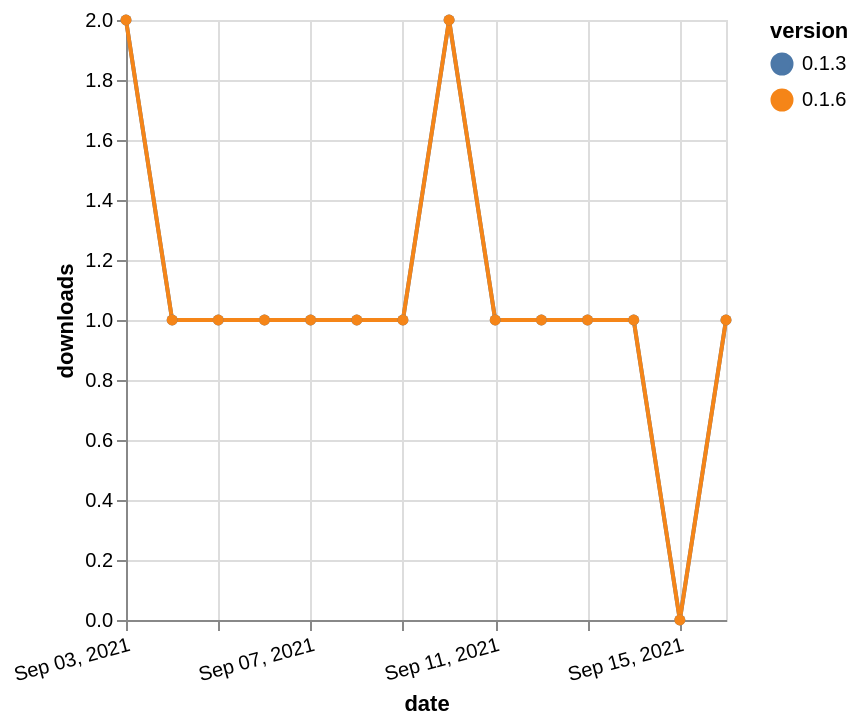

Express this chart as Vega-Lite.
### Vega-Lite specification from a JSON file in a GitHub repository (floating-point values rounded to 4 significant figures)
{"$schema": "https://vega.github.io/schema/vega-lite/v5.json", "description": "A simple bar chart with embedded data.", "data": {"values": [{"date": "2021-09-03", "total": 140, "delta": 2, "version": "0.1.3"}, {"date": "2021-09-04", "total": 141, "delta": 1, "version": "0.1.3"}, {"date": "2021-09-05", "total": 142, "delta": 1, "version": "0.1.3"}, {"date": "2021-09-06", "total": 143, "delta": 1, "version": "0.1.3"}, {"date": "2021-09-07", "total": 144, "delta": 1, "version": "0.1.3"}, {"date": "2021-09-08", "total": 145, "delta": 1, "version": "0.1.3"}, {"date": "2021-09-09", "total": 146, "delta": 1, "version": "0.1.3"}, {"date": "2021-09-10", "total": 148, "delta": 2, "version": "0.1.3"}, {"date": "2021-09-11", "total": 149, "delta": 1, "version": "0.1.3"}, {"date": "2021-09-12", "total": 150, "delta": 1, "version": "0.1.3"}, {"date": "2021-09-13", "total": 151, "delta": 1, "version": "0.1.3"}, {"date": "2021-09-14", "total": 152, "delta": 1, "version": "0.1.3"}, {"date": "2021-09-15", "total": 152, "delta": 0, "version": "0.1.3"}, {"date": "2021-09-16", "total": 153, "delta": 1, "version": "0.1.3"}, {"date": "2021-09-03", "total": 134, "delta": 2, "version": "0.1.6"}, {"date": "2021-09-04", "total": 135, "delta": 1, "version": "0.1.6"}, {"date": "2021-09-05", "total": 136, "delta": 1, "version": "0.1.6"}, {"date": "2021-09-06", "total": 137, "delta": 1, "version": "0.1.6"}, {"date": "2021-09-07", "total": 138, "delta": 1, "version": "0.1.6"}, {"date": "2021-09-08", "total": 139, "delta": 1, "version": "0.1.6"}, {"date": "2021-09-09", "total": 140, "delta": 1, "version": "0.1.6"}, {"date": "2021-09-10", "total": 142, "delta": 2, "version": "0.1.6"}, {"date": "2021-09-11", "total": 143, "delta": 1, "version": "0.1.6"}, {"date": "2021-09-12", "total": 144, "delta": 1, "version": "0.1.6"}, {"date": "2021-09-13", "total": 145, "delta": 1, "version": "0.1.6"}, {"date": "2021-09-14", "total": 146, "delta": 1, "version": "0.1.6"}, {"date": "2021-09-15", "total": 146, "delta": 0, "version": "0.1.6"}, {"date": "2021-09-16", "total": 147, "delta": 1, "version": "0.1.6"}]}, "width": "container", "mark": {"type": "line", "point": {"filled": true}}, "encoding": {"x": {"field": "date", "type": "temporal", "timeUnit": "yearmonthdate", "title": "date", "axis": {"labelAngle": -15}}, "y": {"field": "delta", "type": "quantitative", "title": "downloads"}, "color": {"field": "version", "type": "nominal"}, "tooltip": {"field": "delta"}}}
